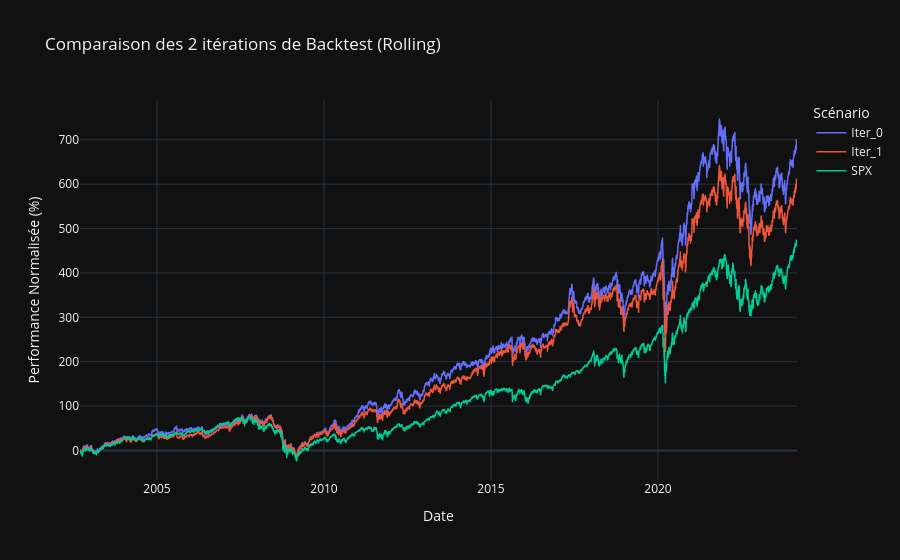

The notebook cell this image was saved under:
### Code cell
import plotly.express as px

fig = px.line(
    global_df_clean,
    title=f"Comparaison des {numberofdays} itérations de Backtest (Rolling)",
    labels={
        "index": "Date",
        "value": "Performance Normalisée (%)",
        "variable": "Scénario"
    },
    template="plotly_dark"
)

fig.update_traces(line=dict(width=1.5))

if "SPX_Benchmark" in global_df_clean.columns:
    fig.update_traces(
        selector={"name": "SPX_Benchmark"},
        line=dict(width=4, color="white", dash="dot")
    )

fig.show()

### Figure 1 — Plotly figure (JSON) as saved in the notebook; plotly's stock layout.template omitted (floating-point values rounded to 4 significant figures; data arrays with more than 128 entries replaced by an {"elided": "..."} marker saying what was removed)
{"data": [{"hovertemplate": "Scénario=Iter_0<br>Date=%{x}<br>Performance Normalisée (%)=%{y}<extra></extra>", "legendgroup": "Iter_0", "line": {"color": "#636efa", "dash": "solid", "width": 1.5}, "marker": {"symbol": "circle"}, "mode": "lines", "name": "Iter_0", "showlegend": true, "x": {"elided": "5601 str values"}, "xaxis": "x", "y": {"elided": "5601 float values"}, "yaxis": "y", "type": "scattergl"}, {"hovertemplate": "Scénario=Iter_1<br>Date=%{x}<br>Performance Normalisée (%)=%{y}<extra></extra>", "legendgroup": "Iter_1", "line": {"color": "#EF553B", "dash": "solid", "width": 1.5}, "marker": {"symbol": "circle"}, "mode": "lines", "name": "Iter_1", "showlegend": true, "x": {"elided": "5601 str values"}, "xaxis": "x", "y": {"elided": "5601 float values"}, "yaxis": "y", "type": "scattergl"}, {"hovertemplate": "Scénario=SPX<br>Date=%{x}<br>Performance Normalisée (%)=%{y}<extra></extra>", "legendgroup": "SPX", "line": {"color": "#00cc96", "dash": "solid", "width": 1.5}, "marker": {"symbol": "circle"}, "mode": "lines", "name": "SPX", "showlegend": true, "x": {"elided": "5601 str values"}, "xaxis": "x", "y": {"elided": "5601 float values"}, "yaxis": "y", "type": "scattergl"}], "layout": {"xaxis": {"anchor": "y", "domain": [0.0, 1.0], "title": {"text": "Date"}}, "yaxis": {"anchor": "x", "domain": [0.0, 1.0], "title": {"text": "Performance Normalisée (%)"}}, "legend": {"title": {"text": "Scénario"}, "tracegroupgap": 0}, "title": {"text": "Comparaison des 2 itérations de Backtest (Rolling)"}}}
